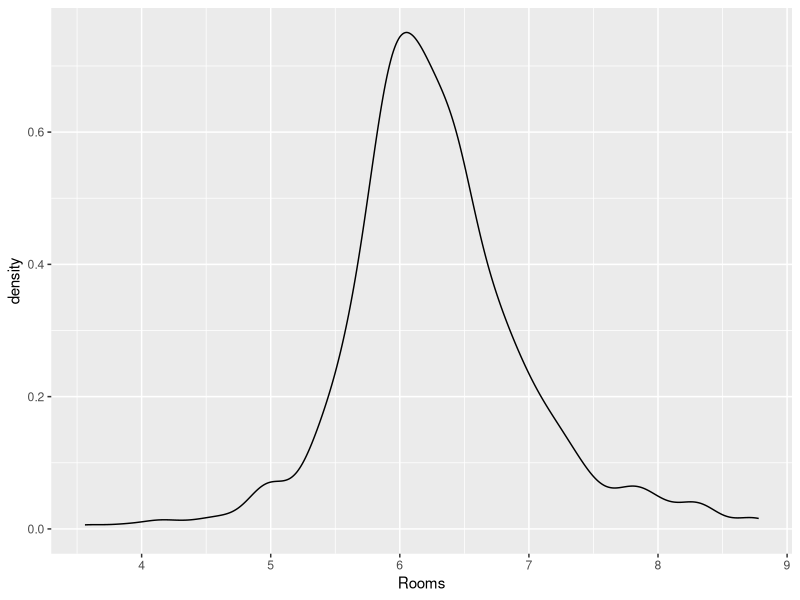
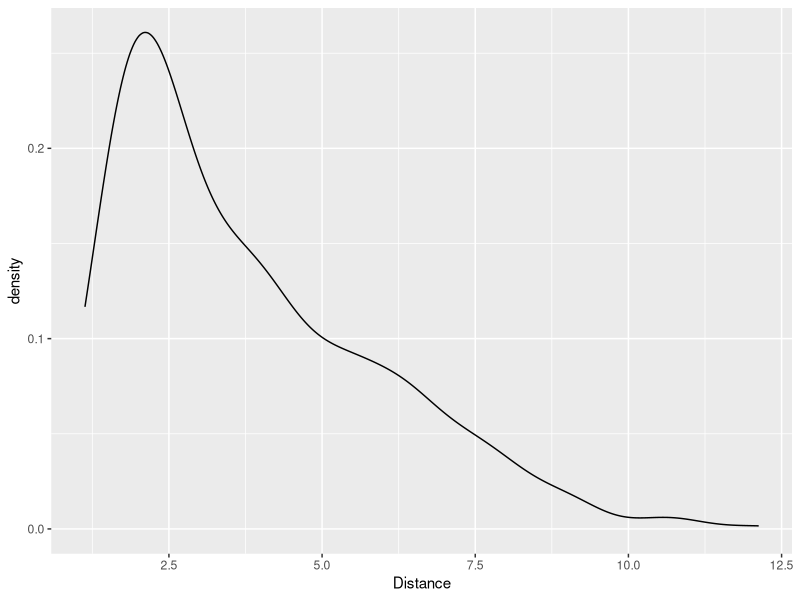

Reproduce these figures in R, in order. (Note: this script raises an error after producing the figures.)
# Simple linear regression on Boston Housing
library(tidyverse)
ds =read.csv('Boston_House_Prices.csv')

#explore 
head(ds)

glimpse(ds)
names(ds)
summary(ds)

#Missing data?
colSums(is.na(ds))

#rooms
ggplot(data=ds,aes(Rooms))+geom_density()

#impute the missing value using mean
rooms_mean=mean(ds$Rooms,na.rm=TRUE)
ds$Rooms=ifelse(is.na(ds$Rooms),
                rooms_mean,
                ds$Rooms)

#distance
ggplot(data=ds,aes(Distance))+geom_density()

#impute the missing value using mean
Distance_median=median(ds$Distance,na.rm=TRUE)
ds$Distance=ifelse(is.na(ds$Distance),
                Distance_median,
                ds$Distance)
colSums(is.na(ds))

#Simple Linear REgression between rows and values
ds_new=ds[c(1,3)]

#splitting the data into training and test set

#library(caTools)

split=sample.split(ds_new$Value, SplitRatio=2/3)
#2/3 data for training and 1/3 for testing
training_set=subset(ds_new,split==TRUE)
test_set=subset(ds_new, split==FALSE)

#training the model using training set
regressor_SLR=lm(formula=Value ~Rooms, training_set)
summary(regressor_SLR)

#Accuracy on test set
y_pred=predict(regressor_SLR, newdata = test_set)
result=data.frame(test_set$Value, y_pred)
head(result)

#accuracy check by MAE, MSE, RMSE
library(Metrics)
mae(test_set$Value,y_pred)
mse(test_set$Value,y_pred)
rmse(test_set$Value,y_pred)

#single prediction
new=data.frame(Rooms=10)
#value of the house
predict(regressor_SLR, newdata=new)

#plot the test set results
ggplot()+geom_point(aes(x=test_set$Rooms,y=test_set$Value),color='darkgreen')+
  geom_line(aes(x=test_set$Rooms,y=y_pred),color='darkred')+
  xlab('Rooms')+ylab('Value')
